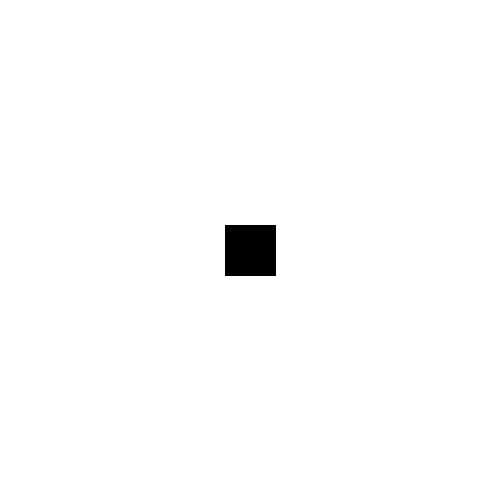
Frame 1 (no input)
Frame 60 (the mouse pressed at the canvas centre just before this capture): identical to frame 1, image omitted
Frame 120 (the mouse held since frame 60 and released just before this capture): identical to frame 1, image omitted

The Processing sketch that drew this single still picture (run headless with seeded random() and noise(); from frame 60 on, the mouse is pressed at the canvas centre):

// Processing sketch: sketch_12_6_bewegen
// ── sketch_12_6_bewegen.pde
int x = 250;
int y = 250;
int size = 50;
int xmap = 0;
int ymap = 0;

void setup(){
  size(500, 500);
}

void draw(){
  background(255);
  fill(0);
  rectMode(CENTER);
  rect(x, y, size, size);
}

void keyPressed(){
  if (keyCode == UP){
    y -= 10;
  } else if (keyCode == DOWN){
    y += 10;
  } else if (keyCode == LEFT){
    x -= 10;
  } else if (keyCode == RIGHT){
    x += 10;
  }
}
